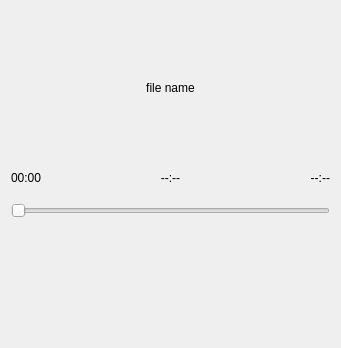
<ui version="4.0" >
 <class>Form</class>
 <widget class="QWidget" name="Form" >
  <property name="geometry" >
   <rect>
    <x>0</x>
    <y>0</y>
    <width>341</width>
    <height>348</height>
   </rect>
  </property>
  <property name="windowTitle" >
   <string>Form</string>
  </property>
  <layout class="QVBoxLayout" >
   <item>
    <widget class="QLabel" name="labelFileName" >
     <property name="sizePolicy" >
      <sizepolicy vsizetype="Expanding" hsizetype="Preferred" >
       <horstretch>0</horstretch>
       <verstretch>0</verstretch>
      </sizepolicy>
     </property>
     <property name="text" >
      <string>file name</string>
     </property>
     <property name="alignment" >
      <set>Qt::AlignCenter</set>
     </property>
    </widget>
   </item>
   <item>
    <layout class="QHBoxLayout" >
     <item>
      <widget class="QLabel" name="elapsedTime" >
       <property name="text" >
        <string>00:00</string>
       </property>
      </widget>
     </item>
     <item>
      <widget class="QLabel" name="remainingTime" >
       <property name="text" >
        <string>--:--</string>
       </property>
       <property name="alignment" >
        <set>Qt::AlignCenter</set>
       </property>
      </widget>
     </item>
     <item>
      <widget class="QLabel" name="totalTime" >
       <property name="text" >
        <string>--:--</string>
       </property>
       <property name="alignment" >
        <set>Qt::AlignRight|Qt::AlignTrailing|Qt::AlignVCenter</set>
       </property>
      </widget>
     </item>
    </layout>
   </item>
   <item>
    <widget class="QSlider" name="horizontalSlider" >
     <property name="minimumSize" >
      <size>
       <width>0</width>
       <height>40</height>
      </size>
     </property>
     <property name="orientation" >
      <enum>Qt::Horizontal</enum>
     </property>
    </widget>
   </item>
   <item>
    <widget class="QWidget" native="1" name="widget" >
     <property name="sizePolicy" >
      <sizepolicy vsizetype="Preferred" hsizetype="Preferred" >
       <horstretch>0</horstretch>
       <verstretch>0</verstretch>
      </sizepolicy>
     </property>
     <property name="minimumSize" >
      <size>
       <width>0</width>
       <height>100</height>
      </size>
     </property>
    </widget>
   </item>
  </layout>
 </widget>
 <resources/>
 <connections/>
</ui>
